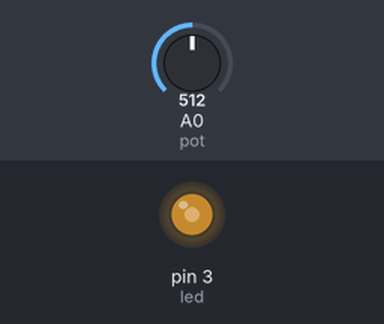
Simulated run of this sketch. Board: Arduino Uno, built with avr-gcc and run on an emulated ATmega328P. On the bench: output pins drawn as LEDs (lit = HIGH). The inputs (shaded band) are chosen by the test bench; at power-on: A0 (pot) = 512.

Above: at 1.2 s.
1.3 s: A0 (pot) set to 716
At 2.2 s:
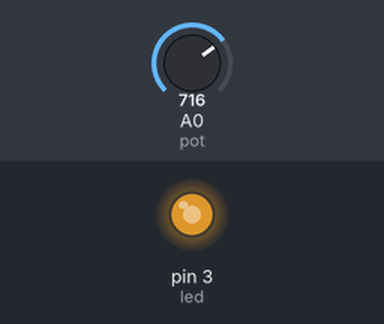
2.8 s: A0 (pot) set to 900
At 3.4 s:
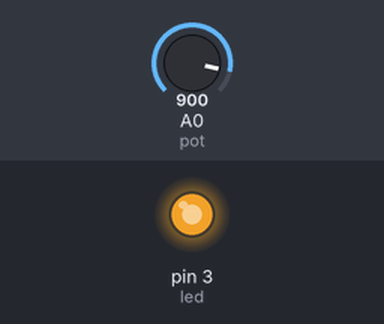
4.3 s: A0 (pot) set to 122
At 5.5 s:
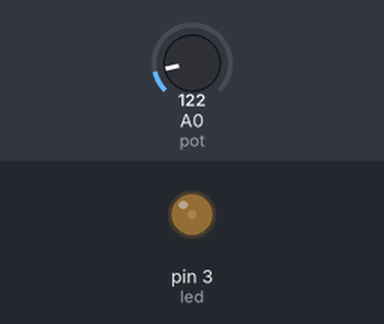
5.8 s: A0 (pot) set to 0
At 6.9 s:
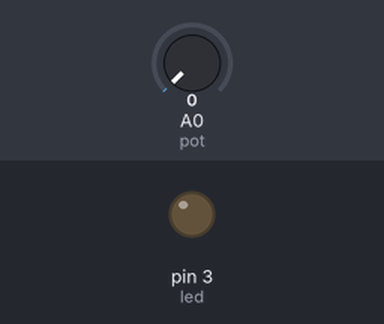
Timing chart, 0 to 8.3 s (numbered marks = the images above; inputs shaded):
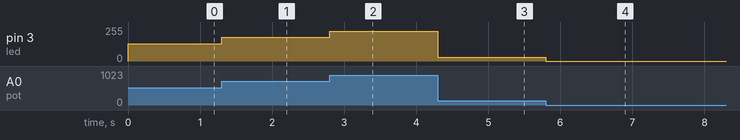

The sketch:

Voltajes_analogicos_y_PWM.ino
```cpp
const int led = 3;      //Led conectado al pin 3
const int pot = A0;      //pot conectado al pin A=

int brillo;

void setup() {
  pinMode(led, OUTPUT); //declaramos el LED como salida
    //los pins analógicos se declaran como entrada automáticamente

}

void loop() {
  brillo = analogRead(pot) / 4; // leemos el valor del potenciometro y lo dividimos entre 4
    analogWrite(led, brillo);   //para usarlo en analogWrite


}
```

Measured:
- after the input at 1.3 s, pin 3 (led): 128/255 → 179/255 at once
- after the input at 2.8 s, pin 3 (led): 179/255 → 225/255 at once
- after the input at 4.3 s, pin 3 (led): 225/255 → 30/255 at once
- after the input at 5.8 s, pin 3 (led): 30/255 → 0/255 at once
